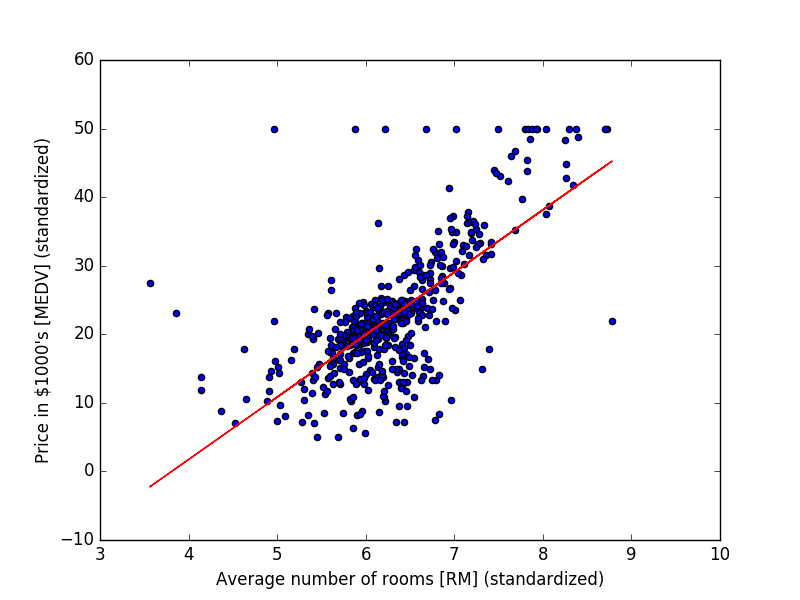

This figure's Python source:
import pandas as pd

df = pd.read_csv('https://archive.ics.uci.edu/ml/machine-learning-databases/housing/housing.data', header=None, sep='\s+')
# df = pd.DataFrame(df)

cloumns = ['CRIM', 'ZN', 'INDUS', 'CHAS', 'NOX', 'RM', 'AGE', 'DIS', 'RAD', 'TAX', 'PTRATIO', 'B', 'LSTAT', 'MEDV']
for i in range(14):
	df = df.rename(columns = {i : cloumns[i]})

print df.head()

X = df[['RM']].values
y = df['MEDV'].values

# print X

from sklearn import datasets, linear_model
import matplotlib.pyplot as plt

model = linear_model.LinearRegression()
model.fit(X, y)

def lin_regplot(X, y, model):
	plt.scatter(X, y, c='blue')
	plt.plot(X, model.predict(X), color='red')
	return None

lin_regplot(X, y, model)
plt.xlabel('Average number of rooms [RM] (standardized)')
plt.ylabel('Price in $1000\'s [MEDV] (standardized)')
plt.show()
